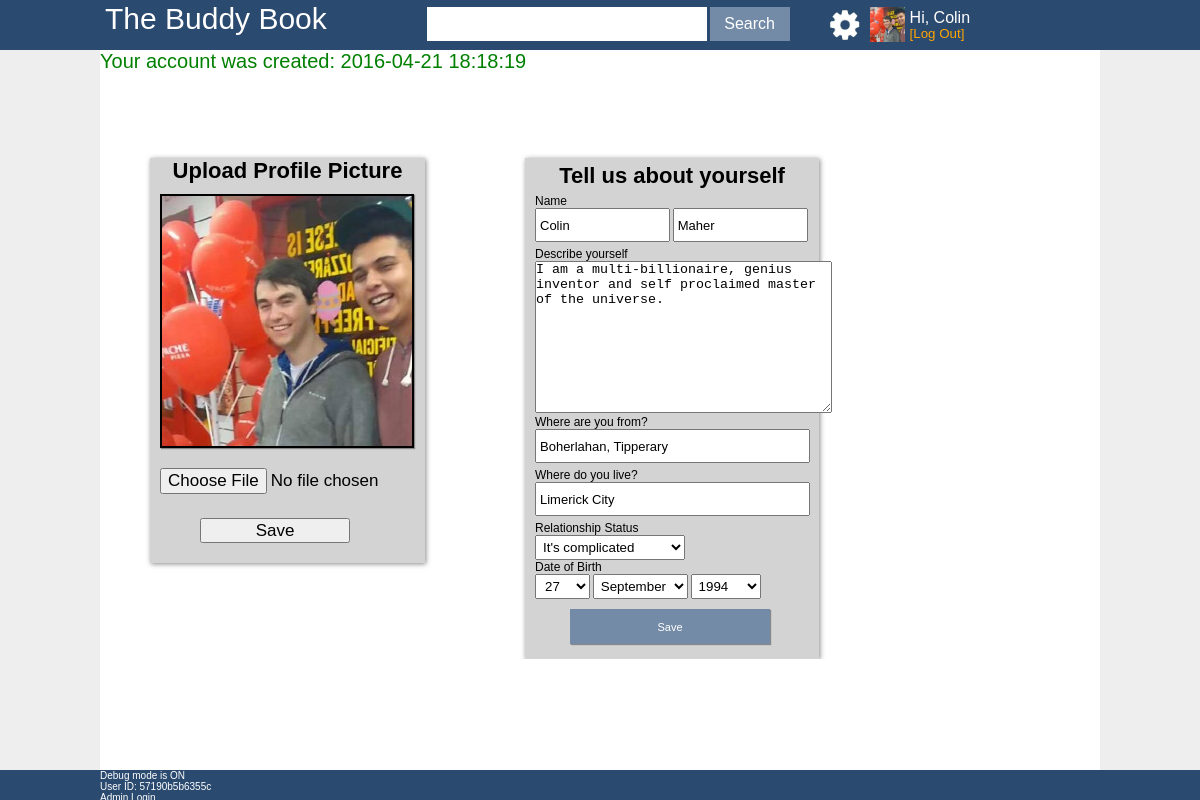
The page /editProfile.php (signed in) on the database its author committed.
### tables this page shows
CREATE TABLE `profile` (
  `profileID` varchar(45) NOT NULL,
  `description` varchar(250) DEFAULT NULL,
  `origFrom` varchar(45) DEFAULT NULL,
  `lives` varchar(45) DEFAULT NULL,
  `relationship` varchar(45) DEFAULT 'Private',
  `profilePic` varchar(45) DEFAULT 'images/profilepic.jpg',
  PRIMARY KEY (`profileID`),
  UNIQUE KEY `profileID_UNIQUE` (`profileID`)
);

CREATE TABLE `users` (
  `userID` varchar(45) NOT NULL,
  `firstName` varchar(45) DEFAULT NULL,
  `lastName` varchar(45) DEFAULT NULL,
  `email` varchar(45) DEFAULT NULL,
  `password` varchar(100) DEFAULT NULL,
  `dateOfBirth` date DEFAULT NULL,
  `gender` varchar(45) DEFAULT NULL,
  `dateCreated` datetime DEFAULT CURRENT_TIMESTAMP,
  PRIMARY KEY (`userID`),
  UNIQUE KEY `userID_UNIQUE` (`userID`),
  UNIQUE KEY `email_UNIQUE` (`email`),
  CONSTRAINT `userprofileFK` FOREIGN KEY (`userID`) REFERENCES `profile` (`profileID`)
);

### Library/functions.php (called while the page is built, shortened)
<?php
function getFirstName($userID)
{
	include 'config/connection.php';
	try
	{
		$sql = 'SELECT firstName FROM users WHERE userID = :userID';
		$stmt = $conn->prepare($sql);
		$stmt->bindParam(':userID', $userID);
		$stmt->execute();
		$result = $stmt->fetch();
		if($result)
		{
			return $result['firstName'];
		}
		else
		{
			return false;
		}
	}
	catch(PDOException $e)
	{
		$_SESSION['debug'] = $e->getMessage();
	}
}
function getLastName($userID)
{
	include 'config/connection.php';
	try
	{
		$sql = 'SELECT lastName FROM users WHERE userID = :userID';
		$stmt = $conn->prepare($sql);
		$stmt->bindParam(':userID', $userID);
		$stmt->execute();
		$result = $stmt->fetch();
		if($result)
		{
			return $result['lastName'];
		}
		else
		{
			return false;
		}
	}
	catch(PDOException $e)
	{
		$_SESSION['debug'] = $e->getMessage();
	}
}
function getDOB($userID)
{
	include 'config/connection.php';
	try
	{
		$sql = 'SELECT dateOfBirth FROM users WHERE userID = :userID';
		$stmt = $conn->prepare($sql);
		$stmt->bindParam(':userID', $userID);
		$stmt->execute();
		$result = $stmt->fetch();
		$originalDate = DateTime::createFromFormat('Y-m-d', $result['dateOfBirth']);
		$newDate = $originalDate->format('d-m-Y');
		return $newDate;
	}
	catch(PDOException $e)
	{
		$_SESSION['debug'] = $e->getMessage();
	}
}
function getProfDesc($userID)
{
	include 'config/connection.php';
	try
	{
		$sql = 'SELECT description FROM profile WHERE profileID = :profileID';
		$stmt = $conn->prepare($sql);
		$stmt->bindParam(':profileID', $userID);
		$stmt->execute();
		$result = $stmt->fetch();
		if($result['description'] != null)
		{
			return $result['description'];
		}
		else
		{
			return "";
		}
	}
	catch(PDOException $e)
	{
		$_SESSION['debug'] = $e->getMessage();
	}
}
function getProfFrom($userID)
{
	include 'config/connection.php';
	try
	{
		$sql = 'SELECT origFrom FROM profile WHERE profileID = :profileID';
		$stmt = $conn->prepare($sql);
		$stmt->bindParam(':profileID', $userID);
		$stmt->execute();
		$result = $stmt->fetch();
		if($result['origFrom'] != null)
		{
			return $result['origFrom'];
		}
		else
		{
			return;
		}
	}
	catch(PDOException $e)
	{
		$_SESSION['debug'] = $e->getMessage();
	}
}
function getProfLives($userID)
{
	include 'config/connection.php';
	try
	{
		$sql = 'SELECT lives FROM profile WHERE profileID = :profileID';
		$stmt = $conn->prepare($sql);
		$stmt->bindParam(':profileID', $userID);
		$stmt->execute();
		$result = $stmt->fetch();
		return $result['lives'];
	}
	catch(PDOException $e)
	{
		$_SESSION['debug'] = $e->getMessage();
	}
}
function getProfRelationship($userID)
{
	include 'config/connection.php';
	try
	{
		$sql = 'SELECT relationship FROM profile WHERE profileID = :profileID';
		$stmt = $conn->prepare($sql);
		$stmt->bindParam(':profileID', $userID);
		$stmt->execute();
		$result = $stmt->fetch();
		return $result['relationship'];
	}
	catch(PDOException $e)
	{
		$_SESSION['debug'] = $e->getMessage();
	}
}
function getProfPic($userID)
{
	include 'config/connection.php';
	try
	{
		$sql = 'SELECT profilepic FROM profile WHERE profileID = :profileID';
		$stmt = $conn->prepare($sql);
		$stmt->bindParam(':profileID', $userID);
		$stmt->execute();
		$result = $stmt->fetch();
		return $result['profilepic'];
	}
	catch(PDOException $e)
	{
		$_SESSION['debug'] = $e->getMessage();
	}
}

### editProfile.php (the view, shortened to what this page needs)
<?php include "library/header.php" ?>
	<main>
	<?php
	try
	{
		$sql = 'SELECT dateCreated FROM users WHERE userID = :userID';
		$stmt = $conn->prepare($sql);
		$stmt->bindParam(':userID', $_SESSION['userID']);
		$stmt->execute();
		$result = $stmt->fetch();
		echo '<div id="editProfDate"> Your account was created: '. $result['dateCreated'] .'</div>';
	}
	catch(PDOException $e)
	{
		$_SESSION['debug'] = $e->getMessage();
	}
	?>
		<section class="container">
			<form id="editProfPicForm" method="post" enctype="multipart/form-data" onsubmit="toggleVisibility()" action="<?php echo $_SERVER['PHP_SELF'];?>">
				<h2>Upload Profile Picture</h2>
				<?php echo '<img src="' . getProfPic($_SESSION['userID']) . '" id="currentProfilePic" alt="My Profile Picture">' ;?>
				<input id="editChooseFileBtn" type="file" name="profPic" id="editProfilePicUpload" onchange="loadFile(event)"required />
				<input id="editProfPicSaveBtn" name="profPicForm" type="submit" value="Save"  />
			</form>
			<form id="editProfForm" method="post" action="<?php echo $_SERVER['PHP_SELF'];?>">
				<h2>Tell us about yourself</h2>
				<label>Name</label>
				<input name="firstName" id="editProfName" type="text"  minlength="" value="<?php echo getFirstName($_SESSION['userID']);  ?>" />
				<input name="lastName" id="editProfName" type="text"  minlength="" value="<?php echo getLastName($_SESSION['userID']);  ?>" />
				<label>Describe yourself</label>
				<textarea name="profDesc" id="editProfDesc" maxlength="250" type="text" rows="10" cols="35"  ><?php echo getProfDesc($_SESSION['userID']); ?> </textarea>
				<label>Where are you from?</label>
				<input name="profFrom" id="editProfFrom" type="text"  minlength="" value="<?php echo getProfFrom($_SESSION['userID']);  ?>" />
				<label>Where do you live?</label>
				<input name="profLive" id="editProfLive" type="text"  minlength="" value="<?php echo getProfLives($_SESSION['userID']); ?>" />
				<label>Relationship Status</label>
				<select id="editProfRelationship" name="profRelationship" />
					<?php
					$currentValue = getProfRelationship($_SESSION['userID']);
					echo '<option selected value="'. $currentValue . '">' . $currentValue  . '</option>';
					?>
				<?php
					$date = getDOB($_SESSION['userID']);
					$date = explode('-', $date);
					$day = $date[0];
					$month = $date[1];
					$year = $date[2];
					if($month == 9)
						$month = 'September';
				?>
				<div id="birthday">
					<label> Date of Birth </label>
					<select id="day" name="birthDay" >
						<option selected value="<?php echo $day ?>"><?php echo $day ?></option>
					</select>
					<select id="month" name="birthMonth" >
					  <option selected value="<?php echo $date[1] ?>"><?php echo $month ?></option>
					</select>
					<select id="year" name="birthYear" >
					  <option selected value="<?php echo $year ?>"><?php echo $year ?></option>
					</select>
				</div>
				<input id="editProfileBtn" type="submit" name="profileInfo" value="Save" />
			</form>
		</section>
		<div class="container">
			</div>
	</main>
<?php include "library/footer.php" ?>

### Library/header.php (shortened to what this page needs)
<?php include_once 'config/connection.php';?>
<?php include_once 'library/functions.php';?>
<!DOCTYPE HTML>
<html>
	<head>
		<link rel="stylesheet" href="design/style.css"/>
	</head>
	<body>
		<header>
			<?php
			if(isset($_SESSION['userID']))
			{
			?>
				<div class="container">
					<a href="profile.php" id="logoLoggedIn">The Buddy Book</a>
					<form action="search.php" id="search" method="post">
						<input type="text" id="searchBox" name="searchTerm" maxlength="35" value="<?php if(isset($_POST['searchTerm'])) echo $_POST['searchTerm']; ?>" >
						<input type="submit" id="searchBtn" name="search" value="Search">
					</form>
					<a href="editProfile.php"><img src="design/cog.jpg" id="settingsCog"/></a>
					<?php echo '<a href="profile.php"><img src="' . getProfPic($_SESSION['userID']) . '" id="profilePicHeader" alt="My Profile Picture"></a>'; ?>
					<form action="<?php echo $_SERVER['PHP_SELF'];?>" method="post" id="logoutBtnForm">
						<?php echo 'Hi, ' . getFirstName($_SESSION['userID']); ?>
						<input type="submit" name="logout" value="[Log Out]" id="logoutBtn">
					</form>
				</div>
			<?php
			}
			?>
		</header>

### Design/style.css (style rules this page uses)
* { margin: 0; padding: 0; text-decoration: none; }
html { height: 100%; }
body { height: 100%; background: #EEEEEE; font-family: "palatino linotype", arial; overflow-y: scroll; font-size: 62.5%; }
h2 { font-size: 2.2em; }
.container { width: 1000px; margin: auto; overflow: hidden; }
header { height: 50px; min-width: 1000px; background: #2B4A6F; }
header * { color: white; }
#logoLoggedIn { float: left; margin: 2px 0px 0px 5px; font-size: 3em; color: white; }
#search { float: left; margin: 7px 0px 0px 100px; height: 34px; }
#searchBox { width: 275px; height: 100%; padding-left: 5px; font-size: 1.7em; border-style: none; }
#searchBtn { width: 80px; height: 100%; border-style: none; font-size: 1.6em; background: #748BA7; color: white; }
#settingsCog { float: left; width: 30px; height: 30px; margin: 10px 0px 0px 40px; }
#profilePicHeader { float: left; width: 35px; height: 35px; margin: 7px 0px 0px 10px; }
#logoutBtnForm { float: left; height: 30px; width: 100px; margin: 10px 0px 0px 5px; color: white; font-size: 1.6em; background: #2B4A6F; line-height: 95%; }
#logoutBtn { background: #2B4A6F; color: orange; border-style: none; }
main { width: 1000px; margin: auto; min-height: calc(100% - 80px); background: white; clear: both; }
#editProfForm { float: left; margin: 85px 0px 0px 100px; width: 274px; padding: 5px 10px; background: lightgrey; box-shadow: 1px 1px 5px #888888; }
#editProfForm h2 { text-align: center; margin-bottom: 5px; }
#currentProfilePic { float: left; margin: 10px 0px 20px 10px; height: 250px; width: 250px; border: solid 2px; box-shadow: 1px 1px 1px #888888; }
#editProfForm input { height: 30px; font-size: 1.3em; margin-bottom: 5px; }
#editProfForm label { margin-right: 160px; font-size: 1.2em; }
#editProfForm #editProfName { width: 128px; padding-left: 3px; }
#editProfFrom, #editProfLive { width: 268px; padding-left: 3px; }
#editProfForm #editProfRelationship { width: 150px; padding: 3px; }
#editProfForm #birthday #day { width: 55px; padding: 3px 0px 3px 5px; }
#editProfForm #birthday #month { width: 95px; padding: 3px; }
#editProfForm #birthday #year { width: 70px; padding: 3px; }
#editProfForm #editProfileBtn { margin: 10px 35px; height: 35px; width: 200px; border-style: none; background: #748BA7; color: white; font-size: 1.1em; box-shadow: 1px 1px 1px #888888; }
#editProfDate { font-size: 2em; color: green; }
#editProfPicForm { float: left; width: 275px; margin: 85px 0px 0px 50px; background: lightgrey; box-shadow: 1px 1px 5px #888888; }
#editProfPicForm h2 { text-align: center; }
#editChooseFileBtn { margin-left: 10px; margin-right: 100px; height: 50px; width: 270px; float: left; font-size: 1.7em; }
#editProfPicSaveBtn { margin-left: 50px; margin-right: 100px; margin-bottom: 20px; height: 25px; width: 150px; float: left; font-size: 1.7em; }

### rows shown on the page
profile: profilePic (picture), profDesc "I am a multi-billionaire, genius inventor and self proclaimed master of the universe.", profFrom "Boherlahan, Tipperary", profLive "Limerick City", profRelationship "It's complicated"
users: firstName "Colin", dateCreated "2016-04-21 18:18:19", lastName "Maher", birthDay "27", birthMonth "September", birthYear "1994"

### other values the page prints
$_SESSION['userID'] "57190b5b6355c"
